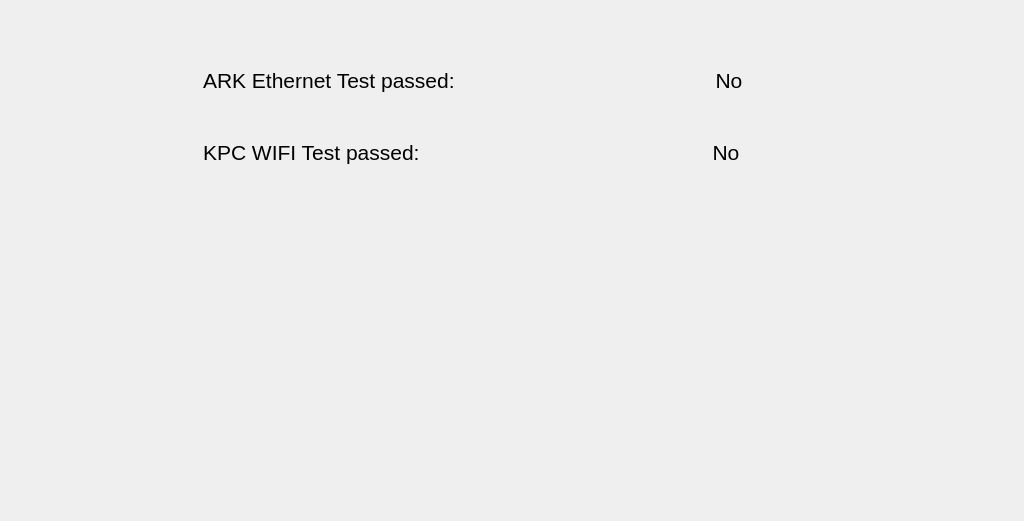
      <widget class="QFrame" name="frameBoardSiteNetwork">
       <property name="geometry">
        <rect>
         <x>0</x>
         <y>0</y>
         <width>1024</width>
         <height>521</height>
        </rect>
       </property>
       <property name="autoFillBackground">
        <bool>false</bool>
       </property>
       <property name="styleSheet">
        <string notr="true">QFrame#frameBoardSiteNetwork{
    background-color: rgb(255, 255, 255);
}</string>
       </property>
       <property name="frameShape">
        <enum>QFrame::NoFrame</enum>
       </property>
       <property name="frameShadow">
        <enum>QFrame::Raised</enum>
       </property>
       <widget class="QLabel" name="lblBoardSiteArkEthernetPassed">
        <property name="geometry">
         <rect>
          <x>203</x>
          <y>68</y>
          <width>421</width>
          <height>25</height>
         </rect>
        </property>
        <property name="sizePolicy">
         <sizepolicy hsizetype="Fixed" vsizetype="Fixed">
          <horstretch>0</horstretch>
          <verstretch>0</verstretch>
         </sizepolicy>
        </property>
        <property name="font">
         <font>
          <pointsize>16</pointsize>
         </font>
        </property>
        <property name="text">
         <string>ARK Ethernet Test passed:</string>
        </property>
       </widget>
       <widget class="QLabel" name="lblBoardSiteArkEthernetAnswerLabel">
        <property name="geometry">
         <rect>
          <x>633</x>
          <y>60</y>
          <width>192</width>
          <height>41</height>
         </rect>
        </property>
        <property name="font">
         <font>
          <pointsize>16</pointsize>
         </font>
        </property>
        <property name="text">
         <string>No</string>
        </property>
        <property name="alignment">
         <set>Qt::AlignCenter</set>
        </property>
       </widget>
       <widget class="QLabel" name="lblBoardSiteKpcWifiAnswerLabel">
        <property name="geometry">
         <rect>
          <x>630</x>
          <y>132</y>
          <width>192</width>
          <height>41</height>
         </rect>
        </property>
        <property name="font">
         <font>
          <pointsize>16</pointsize>
         </font>
        </property>
        <property name="text">
         <string>No</string>
        </property>
        <property name="alignment">
         <set>Qt::AlignCenter</set>
        </property>
       </widget>
       <widget class="QLabel" name="lblBoardSiteKpcWifiPassed">
        <property name="geometry">
         <rect>
          <x>203</x>
          <y>140</y>
          <width>421</width>
          <height>25</height>
         </rect>
        </property>
        <property name="sizePolicy">
         <sizepolicy hsizetype="Fixed" vsizetype="Fixed">
          <horstretch>0</horstretch>
          <verstretch>0</verstretch>
         </sizepolicy>
        </property>
        <property name="font">
         <font>
          <pointsize>16</pointsize>
         </font>
        </property>
        <property name="text">
         <string>KPC WIFI Test passed:</string>
        </property>
       </widget>
       <widget class="QLabel" name="lblEthernetMACAddressQRCode">
        <property name="geometry">
         <rect>
          <x>440</x>
          <y>190</y>
          <width>100</width>
          <height>100</height>
         </rect>
        </property>
        <property name="text">
         <string/>
        </property>
       </widget>
      </widget>
